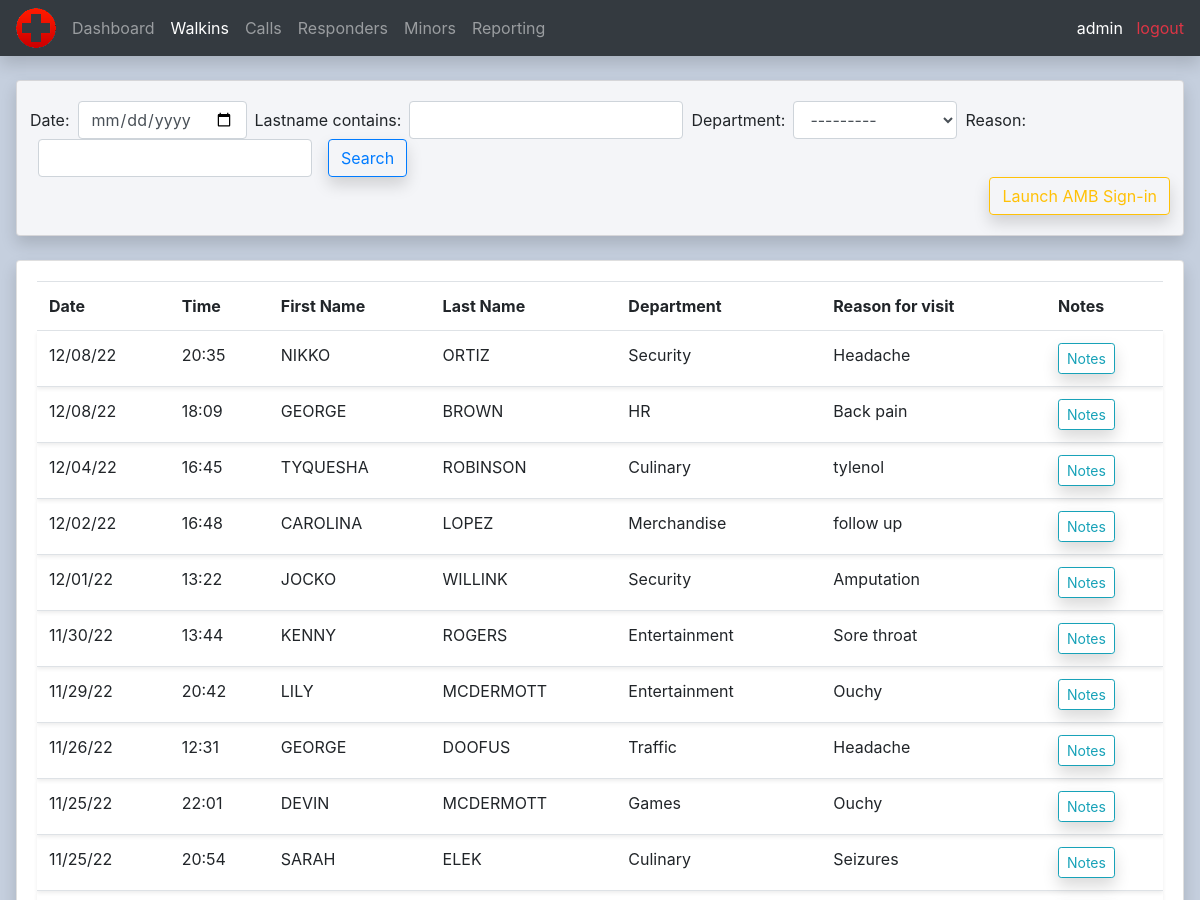
/walkins/ (signed in, upper part), run on an earlier commit of the app's database.
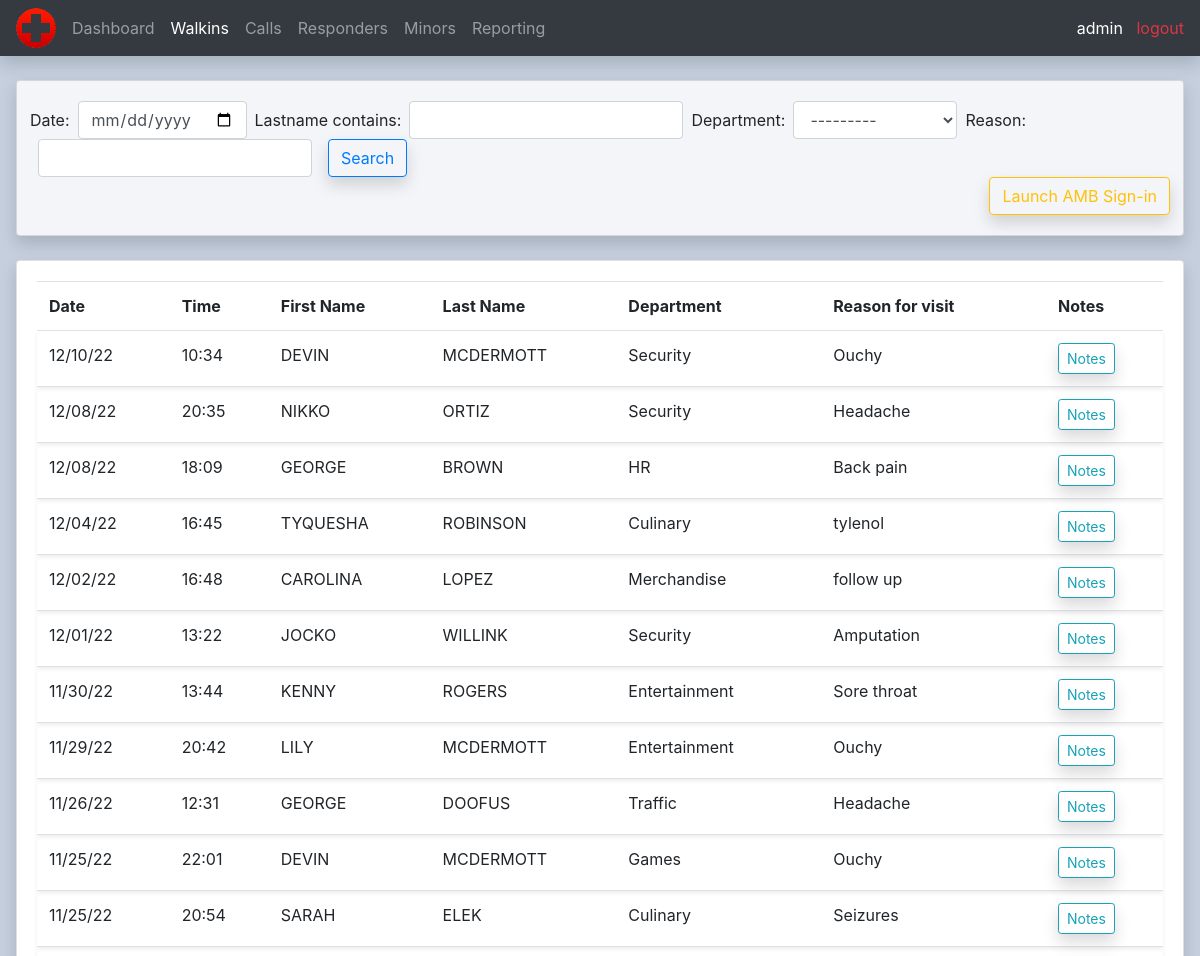
And on a later commit of the database.
### calls/models.py (models this page shows, shortened)
class Walkin(models.Model):
    DEPARTMENTS = (
        ('Culinary', 'Culinary'),
        ('Education', 'Education'),
        ('Entertainment', 'Entertainment'),
        ('Games', 'Games'),
        ('Grounds', 'Grounds'),
        ('Guest Relations', 'Guest Relations'),
        ('HR', 'HR'),
        ('Maintenance', 'Maintenance'),
        ('Merchandise', 'Merchandise'),
        ('Security', 'Security'),
        ('Traffic', 'Traffic'),
        ('Zoo', 'Zoo'),
    )
    datetime = models.DateTimeField(blank=True, auto_now_add=True, null=True)
    firstname = models.CharField(max_length=100, null=True)
    lastname = models.CharField(max_length=100, null=True)
    department = models.CharField(max_length=100, choices=DEPARTMENTS, null=True)
    reason = models.CharField(max_length=250, null=True)
    notes = models.TextField(max_length=500, blank=True, null=True)

### calls/decorators.py (the view)
        def wrapper_func(request, *args, **kwargs):
            group = None
            if request.user.groups.exists():
                group = request.user.groups.all()[0].name
            if group in allowed_roles:
                return view_func(request, *args, **kwargs)
            else:
                return HttpResponse('You are not authorized to view this page')

### calls/views.py (called while the page is built)
@login_required(login_url='login')
@allowed_users(allowed_roles=['Admin', 'Supervisors'])
def allWalkins(request):
    walkins = Walkin.objects.all().order_by('-datetime').values()
    walkinFilter = WalkinFilter(request.GET, queryset=walkins)
    walkins = walkinFilter.qs
    paginator = Paginator(walkins, 10)
    page_number = request.GET.get('page')
    page_obj = Paginator.get_page(paginator, page_number)
    context = {
            'walkins': walkins,
            'walkinFilter': walkinFilter,
            'page_obj': page_obj,
            }
    return render(request, 'calls/all_walkins.html', context)

### calls/templates/calls/all_walkins.html (shortened to what this page needs)
{%  extends 'calls/main.html' %}
{% block content %}
<br>
<div class="row">
	<div class="col-md ml-3 mr-3">
		<div class="card card-body gray shadow">
			<div class="row">
				<form method="get" class="form-inline ml-2">
					{{ walkinFilter.form }}
					<button class="btn btn-outline-primary ml-2 shadow" type="submit">Search</button>
				</form>
				<a class="btn btn-outline-warning ml-auto mr-2 shadow" href="{% url 'ambassador_signin' %}">Launch AMB Sign-in</a>
			</div>
		</div>
		<br>
		<div class="card card-body mb-2 shadow">
			<table class="table">
				<tr>
					<th>Date</th>
					<th>Time</th>
					<th>First Name</th>
                    <th>Last Name</th>
                    <th>Department</th>
                    <th>Reason for visit</th>
					<th>Notes</th>
				</tr>
				{% for walkin in walkins %}
					<tr class="shadow-sm">
						<td>{{ walkin.datetime|date:"m/d/y" }}</td>
						<td>{{ walkin.datetime|time:"G:i" }}</td>
						<td>{{ walkin.firstname }}</td>
                        <td>{{ walkin.lastname }}</td>
                        <td>{{ walkin.department }}</td>
                        <td>{{ walkin.reason }}</td>
						<td><a method="POST" class="btn btn-sm btn-outline-info shadow" href="{% url 'walkin_notes' walkin.id %}">Notes</a></td>
					</tr>
				{% endfor %}
			</table>
		</div>
	</div>
</div>
{% endblock content %}

What changed in the data, as far as the page shows it:
added Walkin: datetime "12/10/22", datetime "10:34", firstname "DEVIN", lastname "MCDERMOTT", department "Security", reason "Ouchy"
